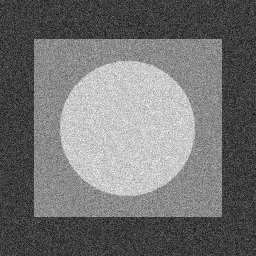
#> input picture DIP3E_Original/CH05_Images/Fig0504(a)(gaussian-noise).tif, 256 x 256 px, found by its file name
$ python hist.py
#> lines starting #> are read from the running program, lines starting #| are printed output that depends on the picture
#> further down, im is the input picture: shape (256, 256, 3); min 0, max 255, mean 114.3
#!/usr/bin/env python

import cv2
import numpy as np
import matplotlib.pyplot as plt

def add_pepper_salt(im):
    pp = 0.01
    sp = 0.01
    rows, cols = im.shape[:2]
    print(im.shape)
    num_pepper = np.ceil(pp * im.size)
    coords_pepper = [np.random.randint(0, i, int(num_pepper)) for i in im.shape[:2]]
    print(np.max(coords_pepper))

    num_salt = np.ceil(sp * im.size)
    coords_salt = [np.random.randint(0, i, int(num_salt)) for i in im.shape[:2]]
    print(np.max(coords_salt))

    im[coords_pepper] = 255
    im[coords_salt] = 0
    return im

def histo_im():
    im = cv2.imread('AMSImage5.jpg')
    gray_im = cv2.cvtColor(im, cv2.COLOR_BGR2GRAY)
    hist = cv2.calcHist([gray_im], [0], None, [256], [0, 256])

    plt.figure()
    plt.title('Histogram')
    plt.xlabel('Bins')
    plt.ylabel('Number of Pixels')
    plt.plot(hist)
    plt.xlim([0,256])
    plt.show()


def show_fft(im):
    gray_im = cv2.cvtColor(im, cv2.COLOR_BGR2GRAY)
    dft = cv2.dft(np.float32(gray_im), flags=cv2.DFT_COMPLEX_OUTPUT)
    dft_shift = np.fft.fftshift(dft)
    real_part = dft_shift[:,:,0]
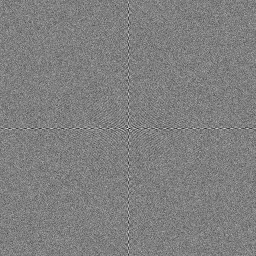
#> real_part: shape (256, 256) float32; min -26559.3, max 26559.3, mean 0; drawn with min black and max white
    imag_part = dft_shift[:,:,1]
    magnitude_spectrum = 1 + np.log(cv2.magnitude(real_part, imag_part))
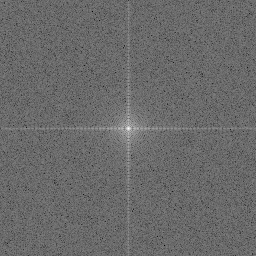
#> magnitude_spectrum: shape (256, 256) float32; min 3.47, max 16.83, mean 9.04; drawn with min black and max white
    angle = np.arctan2(imag_part, real_part)
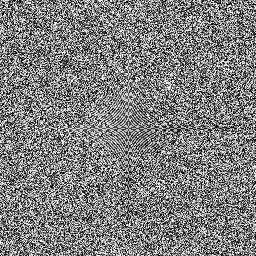
#> angle: shape (256, 256) float32; min -3.14, max 3.14, mean 0.000431; drawn with min black and max white

    hist = cv2.calcHist([gray_im], [0], None, [256], [0, 256])
#> hist = 256 values, max 893 at index 63, min 0 at index 1, mean 256

    fig = plt.figure()
    # plt.xticks([])
    # plt.yticks([])
    ax1 = fig.add_subplot(334)
    ax1.imshow(magnitude_spectrum, cmap='gray')
    ax1.set_title('Magnitude Spectrum')
    ax1.set_xticks([])
    ax1.set_yticks([])

    ax2 = fig.add_subplot(336)
    ax2.imshow(angle, cmap='gray')
    ax2.set_title('Phase Angle')
    ax2.set_xticks([])
    ax2.set_yticks([])

    ax3 = fig.add_subplot(338)
    ax3.set_title('Histogram')
    ax3.set_xlabel('Bins')
    ax3.set_ylabel('Number of Pixels')
    ax3.set_xlim([0,256])
    ax3.plot(hist, '|')

    ax4 = fig.add_subplot(332)
    ax4.imshow(gray_im, cmap='gray')
    ax4.set_title('Origin gray')
    ax4.set_xticks([])
    ax4.set_yticks([])

    # [6 lines of commented-out code are left out]
    plt.show()
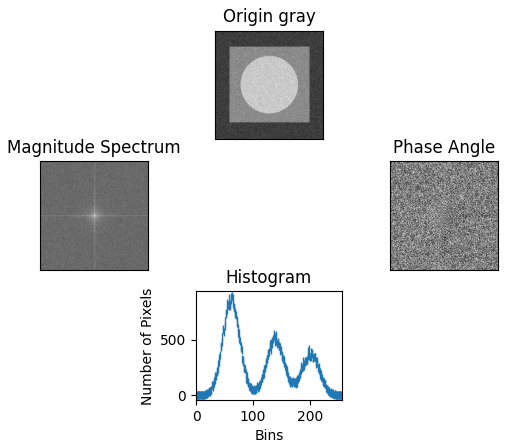
#> figure drawn by matplotlib, 4 panels; panel 3: curve peaks at x = 63, y = 893

if __name__ == '__main__':
    # plt.plot(range(10))
    # plt.show()

    im_file = "DIP3E_CH05_Original_Images/Fig0504(a)(gaussian-noise).tif"
    im = cv2.imread(im_file)
    # ps_im = add_pepper_salt(im)
    # cv2.imshow('ps_im', ps_im)
    show_fft(im)
